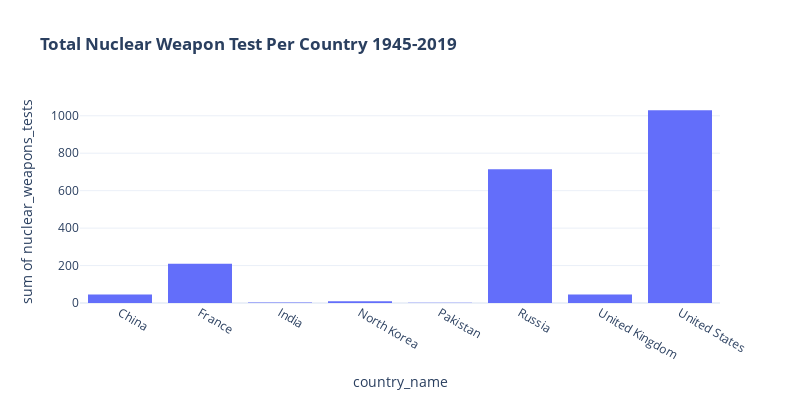

Notebook code cell kept with this figure:
### Markdown cell above
#### CHART 1: HISTOGRAM SHOWING TOTAL NUCLEAR WEAPONS TEST PER COUNTRY FROM 1945-2019
Creating a histogram chart to show the total nuclear weapons test per country from 1945 to 2019

### Code cell
# Create Chart
template_style = 'plotly_white'
fig = px.histogram(total,
                   x ='country_name',
                   y = 'nuclear_weapons_tests',
                   title = '<b>Total Nuclear Weapon Test Per Country 1945-2019</b>',
                   template = template_style,
                   width=800, height=400)
    
# Plot chart
fig.show()

### Figure 1 — Plotly figure (JSON) as saved in the notebook; plotly's stock layout.template omitted (floating-point values rounded to 4 significant figures)
{"data": [{"alignmentgroup": "True", "bingroup": "x", "histfunc": "sum", "hovertemplate": "country_name=%{x}<br>sum of nuclear_weapons_tests=%{y}<extra></extra>", "legendgroup": "", "marker": {"color": "#636efa", "pattern": {"shape": ""}}, "name": "", "offsetgroup": "", "orientation": "v", "showlegend": false, "type": "histogram", "x": ["China", "France", "India", "North Korea", "Pakistan", "Russia", "United Kingdom", "United States"], "xaxis": "x", "y": [45, 210, 3, 9, 2, 715, 45, 1030], "yaxis": "y"}], "layout": {"barmode": "relative", "height": 400, "legend": {"tracegroupgap": 0}, "title": {"text": "<b>Total Nuclear Weapon Test Per Country 1945-2019</b>"}, "width": 800, "xaxis": {"anchor": "y", "autorange": true, "domain": [0, 1], "range": [-0.5, 7.5], "title": {"text": "country_name"}, "type": "category"}, "yaxis": {"anchor": "x", "autorange": true, "domain": [0, 1], "range": [0, 1084.0], "title": {"text": "sum of nuclear_weapons_tests"}, "type": "linear"}}}
